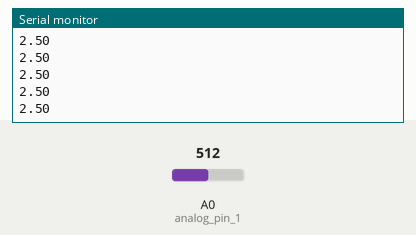
A sketch run on a simulated Arduino Uno, built with avr-gcc and run on an emulated ATmega328P. Parts: the last lines printed to the serial monitor. The inputs (shaded band) are chosen by the test bench; at power-on: A0 (analog_pin_1) = 512.

Above: at 1.8 s.
1.9 s: A0 (analog_pin_1) set to 716
At 2.9 s:
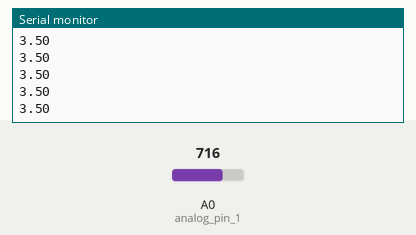
3.4 s: A0 (analog_pin_1) set to 900
At 4.1 s:
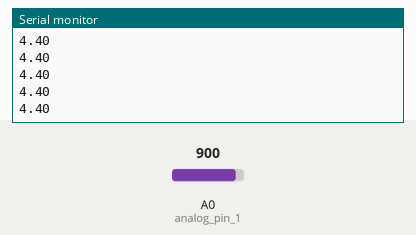
Timing chart, 0 to 6.4 s (numbered marks = the images above; inputs shaded):
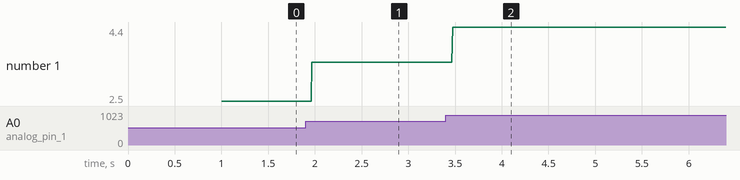

The sketch:

arduino_code.ino
```cpp
const int analog_pin_1 = A0;
int pot_val;
float voltage_val;
unsigned long last_time = 0, sample_time = 1000;

void setup() {
  Serial.begin(9600);
}

void loop() {
  if (millis() - last_time > sample_time) {
    pot_val = analogRead(analog_pin_1);
    voltage_val = f_map(pot_val, 0, 1023, 0, 5);
    Serial.println(voltage_val);
  }
}

float f_map(long x, long in_min, long in_max, long out_min, long out_max)
{
  return (float)(x - in_min) * (out_max - out_min) / (float)(in_max - in_min) + out_min;
}
```

Measured:
- after the input at 1.9 s, the serial monitor: prints a new line after 0.07 s (image 1)
- after the input at 3.4 s, the serial monitor: prints a new line after 0.07 s (image 2)
- plotted number 1: 2.5 → 3.5 after the input at 1.9 s, 3.5 → 4 after the input at 3.4 s
